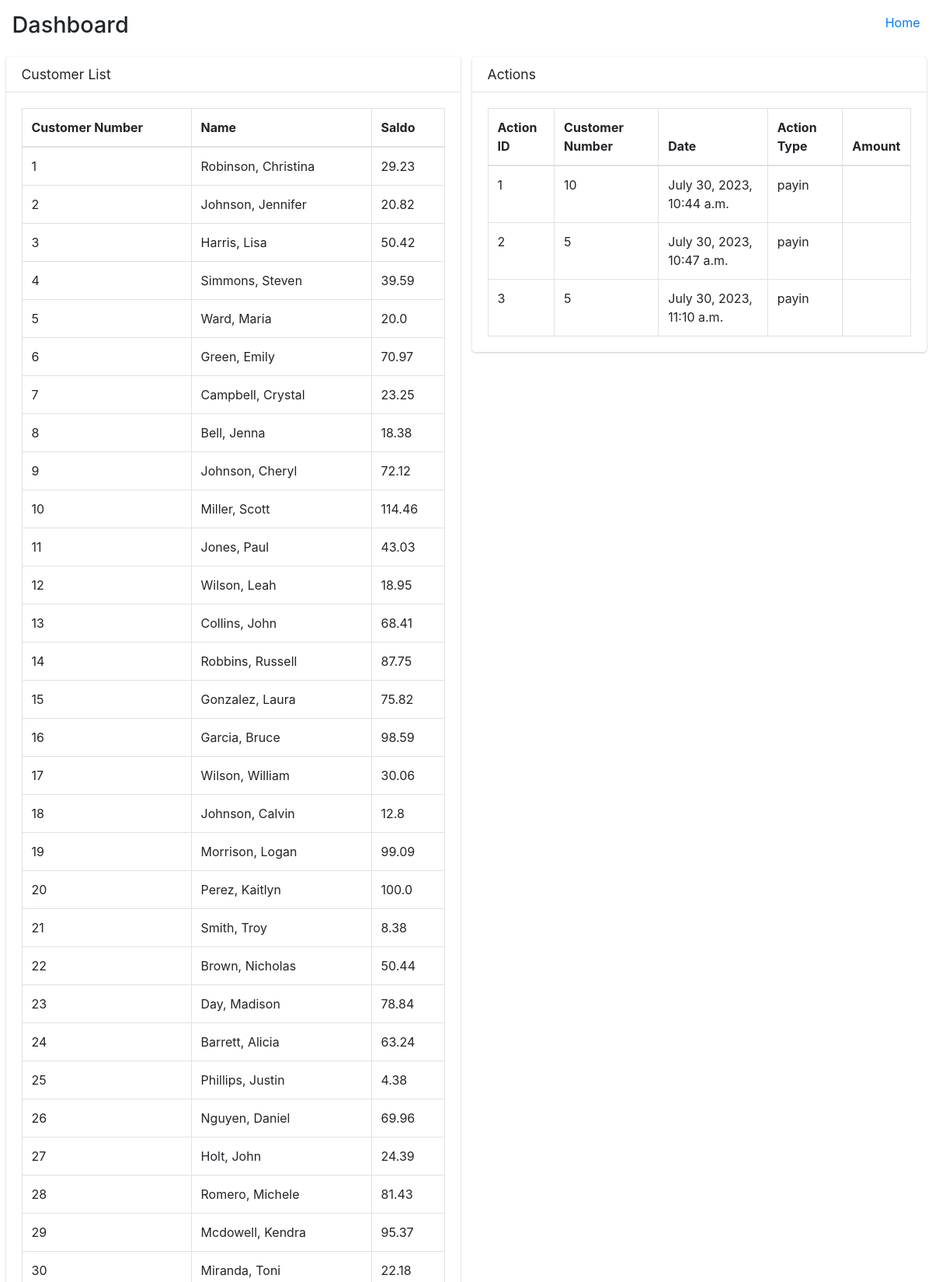
The page / (upper part) on the database its author committed.
### Actions/models.py (models this page shows, shortened)
class Customer(models.Model):
    nr = models.IntegerField(primary_key=True)
    name = models.TextField()
    saldo = models.FloatField()
    class Meta:
        db_table = 'customers'

class Action(models.Model):
    id = models.AutoField(primary_key=True)
    nr = models.IntegerField()
    datum = models.DateTimeField(auto_now_add=True)
    actiontype = models.TextField(choices=[('payin', 'PayIn'),('payout', 'PayOut'),('transferI', 'Transfer In'),('transferO', 'Transfer Out')])
    amount = models.FloatField()
    related_nr = models.FloatField(null=True)
    class Meta:
        db_table = 'transactions'

### Actions/views.py (the view)
# urls.py: path('', urls.index),
def index(request):
    customers = Customer.objects.all()
    actions = Action.objects.all()
    return render(request, 'dashboard.html', {'customers': customers, 'actions': actions})

### Actions/templates/dashboard.html (shortened to what this page needs)
<!DOCTYPE html>
<html>
  <head>
    {% load static %}
    <link
      rel="stylesheet"
      href="{% static 'adminlte/css/adminlte.min.css' %}"
    />
  </head>
  <body class="hold-transition sidebar-mini">
    <div class="wrapper">
      {% block content %}
      <div class="content-header">
        <div class="container-fluid">
          <div class="row mb-2">
            <div class="col-sm-6">
              <h1>Dashboard</h1>
            </div>
            <div class="col-sm-6">
              <ol class="breadcrumb float-sm-right">
                <li class="breadcrumb-item active"><a href="#">Home</a></li>
              </ol>
            </div>
          </div>
        </div>
      </div>
      <section class="content">
        <div class="container-fluid">
          <div class="row">
            <div class="col-md-6">
              <div class="card">
                <div class="card-header">
                  <h3 class="card-title">Customer List</h3>
                </div>
                <div class="card-body table-container">
                  <table class="table-bordered table">
                    <thead>
                      <tr>
                        <th>Customer Number</th>
                        <th>Name</th>
                        <th>Saldo</th>
                      </tr>
                    </thead>
                    <tbody>
                      {%if customers %} {% for customer in customers %}
                      <tr onclick="customerDet({{customer.nr}})">
                        <td>{{ customer.nr }}</td>
                        <td>{{ customer.name }}</td>
                        <td>{{ customer.saldo }}</td>
                      </tr>
                      {% endfor %} {% else %}
                      <td>No Customer</td>
                      {% endif %}
                    </tbody>
                  </table>
                </div>
              </div>
            </div>
            <div class="col-md-6">
              <div class="card">
                <div class="card-header">
                  <h3 class="card-title">Actions</h3>
                </div>
                <div class="card-body table-container">
                  <table class="table-bordered table">
                    <thead>
                      <tr>
                        <th>Action ID</th>
                        <th>Customer Number</th>
                        <th>Date</th>
                        <th>Action Type</th>
                        <th>Amount</th>
                      </tr>
                    </thead>
                    <tbody>
                      {% if actions %} {% for action in actions %}
                      <tr>
                        <td>{{ action.id }}</td>
                        <td>{{ action.nr }}</td>
                        <td>{{ action.datum }}</td>
                        <td>{{ action.actiontype }}</td>
                        <td>{{ action.betrag }}</td>
                      </tr>
                      {% endfor %} {% else %}
                      <td>No Action</td>
                      {% endif %}
                    </tbody>
                  </table>
                </div>
              </div>
            </div>
          </div>
        </div>
      </section>
      {% endblock %}
    </div>
  </body>
</html>

### Actions/templates/dashboard.html (style rules this page uses)
.table-container { max-height: calc(100vh - 200px); overflow-y: scroll; }

### rows shown on the page
Customer: nr "1", name "Robinson, Christina", saldo "29.23"
Customer: nr "2", name "Johnson, Jennifer", saldo "20.82"
Customer: nr "3", name "Harris, Lisa", saldo "50.42"
Customer: nr "4", name "Simmons, Steven", saldo "39.59"
Customer: nr "5", name "Ward, Maria", saldo "20.0"
Customer: nr "6", name "Green, Emily", saldo "70.97"
Customer: nr "7", name "Campbell, Crystal", saldo "23.25"
Customer: nr "8", name "Bell, Jenna", saldo "18.38"
Customer: nr "9", name "Johnson, Cheryl", saldo "72.12"
Customer: nr "10", name "Miller, Scott", saldo "114.46"
Customer: nr "11", name "Jones, Paul", saldo "43.03"
Customer: nr "12", name "Wilson, Leah", saldo "18.95"
Customer: nr "13", name "Collins, John", saldo "68.41"
Customer: nr "14", name "Robbins, Russell", saldo "87.75"
Customer: nr "15", name "Gonzalez, Laura", saldo "75.82"
Customer: nr "16", name "Garcia, Bruce", saldo "98.59"
Customer: nr "17", name "Wilson, William", saldo "30.06"
Customer: nr "18", name "Johnson, Calvin", saldo "12.8"
Customer: nr "19", name "Morrison, Logan", saldo "99.09"
Customer: nr "20", name "Perez, Kaitlyn", saldo "100.0"
Customer: nr "21", name "Smith, Troy", saldo "8.38"
Customer: nr "22", name "Brown, Nicholas", saldo "50.44"
Customer: nr "23", name "Day, Madison", saldo "78.84"
Customer: nr "24", name "Barrett, Alicia", saldo "63.24"
Customer: nr "25", name "Phillips, Justin", saldo "4.38"
Customer: nr "26", name "Nguyen, Daniel", saldo "69.96"
Customer: nr "27", name "Holt, John", saldo "24.39"
Customer: nr "28", name "Romero, Michele", saldo "81.43"
Customer: nr "29", name "Mcdowell, Kendra", saldo "95.37"
Customer: nr "30", name "Miranda, Toni", saldo "22.18"
Action: id "1", nr "10", datum "July 30, 2023, 10:44 a.m.", actiontype "payin"
Action: id "2", nr "5", datum "July 30, 2023, 10:47 a.m.", actiontype "payin"
Action: id "3", nr "5", datum "July 30, 2023, 11:10 a.m.", actiontype "payin"
